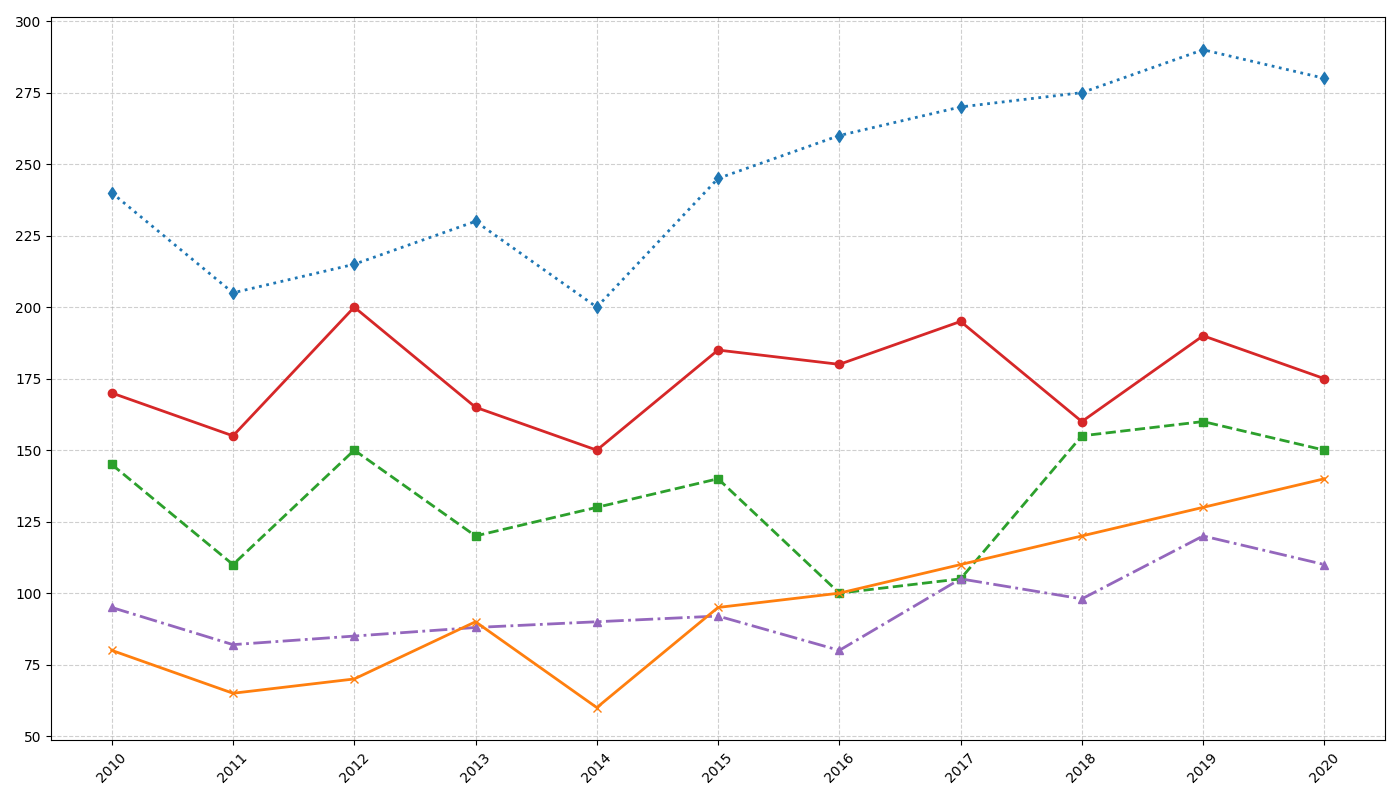

Write the Python code that produced this figure.
import matplotlib.pyplot as plt
import numpy as np

years = np.arange(2010, 2021)

city_a = [170, 155, 200, 165, 150, 185, 180, 195, 160, 190, 175]
city_b = [145, 110, 150, 120, 130, 140, 100, 105, 155, 160, 150]
city_c = [95, 82, 85, 88, 90, 92, 80, 105, 98, 120, 110]
city_d = [240, 205, 215, 230, 200, 245, 260, 270, 275, 290, 280]
city_e = [80, 65, 70, 90, 60, 95, 100, 110, 120, 130, 140]

fig, ax = plt.subplots(figsize=(14, 8))

ax.plot(years, city_a, marker='o', linestyle='-', linewidth=2, color='#d62728')
ax.plot(years, city_b, marker='s', linestyle='--', linewidth=2, color='#2ca02c')
ax.plot(years, city_c, marker='^', linestyle='-.', linewidth=2, color='#9467bd')
ax.plot(years, city_d, marker='d', linestyle=':', linewidth=2, color='#1f77b4')
ax.plot(years, city_e, marker='x', linestyle='-', linewidth=2, color='#ff7f0e')

ax.set_yticks(range(50, 301, 25))
ax.set_xticks(years)
ax.tick_params(axis='x', rotation=45)
ax.grid(True, linestyle='--', alpha=0.6)

plt.tight_layout()
plt.show()
